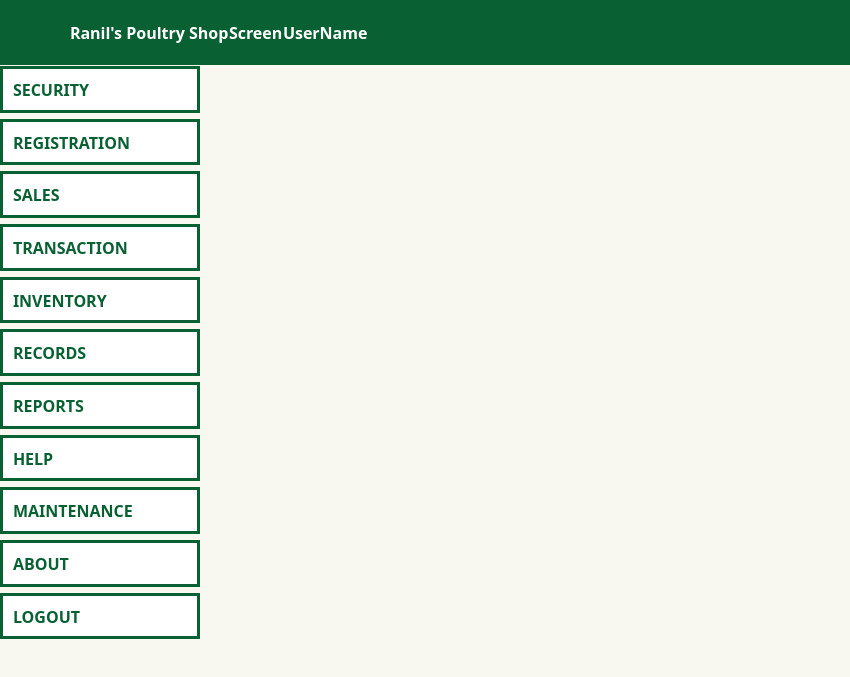
<?xml version="1.0" encoding="UTF-8"?>
<ui version="4.0">
 <class>MainWindow</class>
 <widget class="QMainWindow" name="MainWindow">
  <property name="geometry">
   <rect>
    <x>0</x>
    <y>0</y>
    <width>850</width>
    <height>677</height>
   </rect>
  </property>
  <property name="windowTitle">
   <string>MainWindow</string>
  </property>
  <property name="styleSheet">
   <string notr="true">QMainWindow {
	var w = window.innerWidth;
	var h = window.innerHeight;
	print(w)
	print(h)
}</string>
  </property>
  <widget class="QWidget" name="centralwidget">
   <property name="styleSheet">
    <string notr="true">/*Nav Bar*/
#widget_2, #sideBar, #stackedWidget{
background-color: #F8F8F0;
}

#top_bar{
	background-color: #096033;
}
#menu_btn{
	border: 2px solid #096033;
	text-align: left;
	padding-left: 15px;
	background-color: #096033;
}
#menu_btn:checked, #menu_btn:toggled{
	background-color: white;
}

/* Side Buttons */ 
#about_sdbtn, #help_sdbtn ,#inventory_sdbtn, #maintenance_sdbtn, #records_sdbtn,#registration_sdbtn,#reports_sdbtn,#sales_sdbtn,#security_sdbtn,#transaction_sdbtn, #log_out_sdbtn{
	color: #096033;
	border: 3px solid #096033;
	text-align: left;
	padding: 10px 10px;
	background-color: white;
	margin: 0px;
}

#about_sdbtn:hover, #help_sdbtn:hover ,#inventory_sdbtn:hover, #maintenance_sdbtn:hover, #records_sdbtn:hover,#registration_sdbtn:hover,#reports_sdbtn:hover,#sales_sdbtn:hover,#security_sdbtn:hover,#transaction_sdbtn:hover, #log_out_sdbtn:hover {
	background-color: #096033;
	color: white;
}
#about_sdbtn:checked, #help_sdbtn:checked,#inventory_sdbtn:checked, #maintenance_sdbtn:checked, #records_sdbtn:checked,#registration_sdbtn:checked,#reports_sdbtn:checked,#sales_sdbtn:checked,#security_sdbtn:checked,#transaction_sdbtn:checked , #log_out_sdbtn:checked{
	background-color: #096033;
	color: white;
}
#nav_text, #CScreen_L, #User_L {
	color: white;
}
</string>
   </property>
   <layout class="QVBoxLayout" name="verticalLayout_2">
    <property name="spacing">
     <number>0</number>
    </property>
    <property name="leftMargin">
     <number>0</number>
    </property>
    <property name="topMargin">
     <number>0</number>
    </property>
    <property name="rightMargin">
     <number>0</number>
    </property>
    <property name="bottomMargin">
     <number>0</number>
    </property>
    <item>
     <widget class="QWidget" name="top_bar" native="true">
      <property name="sizePolicy">
       <sizepolicy hsizetype="Preferred" vsizetype="Fixed">
        <horstretch>0</horstretch>
        <verstretch>0</verstretch>
       </sizepolicy>
      </property>
      <property name="minimumSize">
       <size>
        <width>0</width>
        <height>65</height>
       </size>
      </property>
      <property name="styleSheet">
       <string notr="true"/>
      </property>
      <layout class="QHBoxLayout" name="horizontalLayout_2">
       <property name="spacing">
        <number>0</number>
       </property>
       <property name="leftMargin">
        <number>0</number>
       </property>
       <property name="topMargin">
        <number>0</number>
       </property>
       <property name="rightMargin">
        <number>0</number>
       </property>
       <property name="bottomMargin">
        <number>0</number>
       </property>
       <item>
        <widget class="QPushButton" name="menu_btn">
         <property name="sizePolicy">
          <sizepolicy hsizetype="Fixed" vsizetype="Minimum">
           <horstretch>0</horstretch>
           <verstretch>0</verstretch>
          </sizepolicy>
         </property>
         <property name="minimumSize">
          <size>
           <width>60</width>
           <height>25</height>
          </size>
         </property>
         <property name="cursor">
          <cursorShape>ArrowCursor</cursorShape>
         </property>
         <property name="styleSheet">
          <string notr="true"/>
         </property>
         <property name="text">
          <string/>
         </property>
         <property name="icon">
          <iconset resource="../assets/All_In_Resource.qrc">
           <normaloff>:/Icons/Icons/option white.png</normaloff>
           <normalon>:/Icons/Icons/option green.png</normalon>:/Icons/Icons/option white.png</iconset>
         </property>
         <property name="iconSize">
          <size>
           <width>25</width>
           <height>25</height>
          </size>
         </property>
         <property name="checkable">
          <bool>true</bool>
         </property>
         <property name="checked">
          <bool>false</bool>
         </property>
         <property name="autoExclusive">
          <bool>false</bool>
         </property>
        </widget>
       </item>
       <item>
        <spacer name="horizontalSpacer">
         <property name="orientation">
          <enum>Qt::Horizontal</enum>
         </property>
         <property name="sizeType">
          <enum>QSizePolicy::Minimum</enum>
         </property>
         <property name="sizeHint" stdset="0">
          <size>
           <width>10</width>
           <height>20</height>
          </size>
         </property>
        </spacer>
       </item>
       <item>
        <widget class="QLabel" name="nav_text">
         <property name="font">
          <font>
           <family>DM Sans</family>
           <pointsize>12</pointsize>
           <bold>true</bold>
          </font>
         </property>
         <property name="styleSheet">
          <string notr="true"/>
         </property>
         <property name="text">
          <string>Ranil's Poultry Shop</string>
         </property>
        </widget>
       </item>
       <item>
        <widget class="QLabel" name="CScreen_L">
         <property name="font">
          <font>
           <family>DM Sans</family>
           <pointsize>12</pointsize>
           <bold>true</bold>
          </font>
         </property>
         <property name="text">
          <string>Screen</string>
         </property>
        </widget>
       </item>
       <item>
        <widget class="QLabel" name="User_L">
         <property name="font">
          <font>
           <family>DM Sans</family>
           <pointsize>12</pointsize>
           <bold>true</bold>
          </font>
         </property>
         <property name="text">
          <string>UserName</string>
         </property>
        </widget>
       </item>
       <item>
        <spacer name="horizontalSpacer_2">
         <property name="orientation">
          <enum>Qt::Horizontal</enum>
         </property>
         <property name="sizeHint" stdset="0">
          <size>
           <width>40</width>
           <height>20</height>
          </size>
         </property>
        </spacer>
       </item>
       <item>
        <widget class="QLabel" name="RANIL_logo">
         <property name="sizePolicy">
          <sizepolicy hsizetype="Fixed" vsizetype="Fixed">
           <horstretch>0</horstretch>
           <verstretch>0</verstretch>
          </sizepolicy>
         </property>
         <property name="maximumSize">
          <size>
           <width>65</width>
           <height>65</height>
          </size>
         </property>
         <property name="text">
          <string/>
         </property>
         <property name="pixmap">
          <pixmap resource="../assets/All_In_Resource.qrc">:/Icons/images/Ranil_ICON.png</pixmap>
         </property>
         <property name="scaledContents">
          <bool>true</bool>
         </property>
        </widget>
       </item>
      </layout>
     </widget>
    </item>
    <item>
     <widget class="QWidget" name="widget_2" native="true">
      <layout class="QHBoxLayout" name="horizontalLayout">
       <property name="spacing">
        <number>0</number>
       </property>
       <property name="leftMargin">
        <number>0</number>
       </property>
       <property name="topMargin">
        <number>1</number>
       </property>
       <property name="rightMargin">
        <number>0</number>
       </property>
       <property name="bottomMargin">
        <number>0</number>
       </property>
       <item>
        <widget class="QScrollArea" name="scrollArea">
         <property name="sizePolicy">
          <sizepolicy hsizetype="Fixed" vsizetype="Expanding">
           <horstretch>0</horstretch>
           <verstretch>0</verstretch>
          </sizepolicy>
         </property>
         <property name="minimumSize">
          <size>
           <width>200</width>
           <height>0</height>
          </size>
         </property>
         <property name="font">
          <font>
           <family>DM Sans</family>
           <pointsize>10</pointsize>
           <bold>true</bold>
           <kerning>false</kerning>
           <hintingpreference>PreferNoHinting</hintingpreference>
          </font>
         </property>
         <property name="styleSheet">
          <string notr="true"/>
         </property>
         <property name="frameShape">
          <enum>QFrame::NoFrame</enum>
         </property>
         <property name="verticalScrollBarPolicy">
          <enum>Qt::ScrollBarAsNeeded</enum>
         </property>
         <property name="horizontalScrollBarPolicy">
          <enum>Qt::ScrollBarAlwaysOff</enum>
         </property>
         <property name="widgetResizable">
          <bool>true</bool>
         </property>
         <widget class="QWidget" name="sideBar">
          <property name="geometry">
           <rect>
            <x>0</x>
            <y>0</y>
            <width>200</width>
            <height>611</height>
           </rect>
          </property>
          <property name="sizePolicy">
           <sizepolicy hsizetype="Fixed" vsizetype="Preferred">
            <horstretch>0</horstretch>
            <verstretch>0</verstretch>
           </sizepolicy>
          </property>
          <property name="minimumSize">
           <size>
            <width>200</width>
            <height>0</height>
           </size>
          </property>
          <property name="setVisible" stdset="0">
           <bool>false</bool>
          </property>
          <layout class="QVBoxLayout" name="verticalLayout">
           <property name="leftMargin">
            <number>0</number>
           </property>
           <property name="topMargin">
            <number>0</number>
           </property>
           <property name="rightMargin">
            <number>0</number>
           </property>
           <property name="bottomMargin">
            <number>0</number>
           </property>
           <item>
            <widget class="QPushButton" name="security_sdbtn">
             <property name="sizePolicy">
              <sizepolicy hsizetype="Expanding" vsizetype="Fixed">
               <horstretch>0</horstretch>
               <verstretch>0</verstretch>
              </sizepolicy>
             </property>
             <property name="minimumSize">
              <size>
               <width>150</width>
               <height>35</height>
              </size>
             </property>
             <property name="font">
              <font>
               <family>DM Sans</family>
               <pointsize>12</pointsize>
               <bold>true</bold>
              </font>
             </property>
             <property name="text">
              <string>SECURITY</string>
             </property>
             <property name="checkable">
              <bool>true</bool>
             </property>
             <property name="autoExclusive">
              <bool>true</bool>
             </property>
            </widget>
           </item>
           <item>
            <widget class="QPushButton" name="registration_sdbtn">
             <property name="sizePolicy">
              <sizepolicy hsizetype="Expanding" vsizetype="Fixed">
               <horstretch>0</horstretch>
               <verstretch>0</verstretch>
              </sizepolicy>
             </property>
             <property name="minimumSize">
              <size>
               <width>150</width>
               <height>35</height>
              </size>
             </property>
             <property name="font">
              <font>
               <family>DM Sans</family>
               <pointsize>12</pointsize>
               <bold>true</bold>
              </font>
             </property>
             <property name="text">
              <string>REGISTRATION</string>
             </property>
             <property name="checkable">
              <bool>true</bool>
             </property>
             <property name="autoExclusive">
              <bool>true</bool>
             </property>
            </widget>
           </item>
           <item>
            <widget class="QPushButton" name="sales_sdbtn">
             <property name="sizePolicy">
              <sizepolicy hsizetype="Expanding" vsizetype="Fixed">
               <horstretch>0</horstretch>
               <verstretch>0</verstretch>
              </sizepolicy>
             </property>
             <property name="minimumSize">
              <size>
               <width>150</width>
               <height>35</height>
              </size>
             </property>
             <property name="font">
              <font>
               <family>DM Sans</family>
               <pointsize>12</pointsize>
               <bold>true</bold>
              </font>
             </property>
             <property name="text">
              <string>SALES</string>
             </property>
             <property name="checkable">
              <bool>true</bool>
             </property>
             <property name="autoExclusive">
              <bool>true</bool>
             </property>
            </widget>
           </item>
           <item>
            <widget class="QPushButton" name="transaction_sdbtn">
             <property name="sizePolicy">
              <sizepolicy hsizetype="Expanding" vsizetype="Fixed">
               <horstretch>0</horstretch>
               <verstretch>0</verstretch>
              </sizepolicy>
             </property>
             <property name="minimumSize">
              <size>
               <width>150</width>
               <height>35</height>
              </size>
             </property>
             <property name="font">
              <font>
               <family>DM Sans</family>
               <pointsize>12</pointsize>
               <bold>true</bold>
              </font>
             </property>
             <property name="text">
              <string>TRANSACTION</string>
             </property>
             <property name="checkable">
              <bool>true</bool>
             </property>
             <property name="autoExclusive">
              <bool>true</bool>
             </property>
            </widget>
           </item>
           <item>
            <widget class="QPushButton" name="inventory_sdbtn">
             <property name="sizePolicy">
              <sizepolicy hsizetype="Expanding" vsizetype="Fixed">
               <horstretch>0</horstretch>
               <verstretch>0</verstretch>
              </sizepolicy>
             </property>
             <property name="minimumSize">
              <size>
               <width>150</width>
               <height>35</height>
              </size>
             </property>
             <property name="font">
              <font>
               <family>DM Sans</family>
               <pointsize>12</pointsize>
               <bold>true</bold>
              </font>
             </property>
             <property name="text">
              <string>INVENTORY</string>
             </property>
             <property name="checkable">
              <bool>true</bool>
             </property>
             <property name="autoExclusive">
              <bool>true</bool>
             </property>
            </widget>
           </item>
           <item>
            <widget class="QPushButton" name="records_sdbtn">
             <property name="sizePolicy">
              <sizepolicy hsizetype="Expanding" vsizetype="Fixed">
               <horstretch>0</horstretch>
               <verstretch>0</verstretch>
              </sizepolicy>
             </property>
             <property name="minimumSize">
              <size>
               <width>150</width>
               <height>35</height>
              </size>
             </property>
             <property name="font">
              <font>
               <family>DM Sans</family>
               <pointsize>12</pointsize>
               <bold>true</bold>
              </font>
             </property>
             <property name="text">
              <string>RECORDS</string>
             </property>
             <property name="checkable">
              <bool>true</bool>
             </property>
             <property name="autoExclusive">
              <bool>true</bool>
             </property>
            </widget>
           </item>
           <item>
            <widget class="QPushButton" name="reports_sdbtn">
             <property name="sizePolicy">
              <sizepolicy hsizetype="Expanding" vsizetype="Fixed">
               <horstretch>0</horstretch>
               <verstretch>0</verstretch>
              </sizepolicy>
             </property>
             <property name="minimumSize">
              <size>
               <width>150</width>
               <height>35</height>
              </size>
             </property>
             <property name="font">
              <font>
               <family>DM Sans</family>
               <pointsize>12</pointsize>
               <bold>true</bold>
              </font>
             </property>
             <property name="text">
              <string>REPORTS</string>
             </property>
             <property name="checkable">
              <bool>true</bool>
             </property>
             <property name="autoExclusive">
              <bool>true</bool>
             </property>
            </widget>
           </item>
           <item>
            <widget class="QPushButton" name="help_sdbtn">
             <property name="sizePolicy">
              <sizepolicy hsizetype="Expanding" vsizetype="Fixed">
               <horstretch>0</horstretch>
               <verstretch>0</verstretch>
              </sizepolicy>
             </property>
             <property name="minimumSize">
              <size>
               <width>150</width>
               <height>35</height>
              </size>
             </property>
             <property name="font">
              <font>
               <family>DM Sans</family>
               <pointsize>12</pointsize>
               <bold>true</bold>
              </font>
             </property>
             <property name="text">
              <string>HELP</string>
             </property>
             <property name="checkable">
              <bool>true</bool>
             </property>
             <property name="autoExclusive">
              <bool>true</bool>
             </property>
            </widget>
           </item>
           <item>
            <widget class="QPushButton" name="maintenance_sdbtn">
             <property name="sizePolicy">
              <sizepolicy hsizetype="Expanding" vsizetype="Fixed">
               <horstretch>0</horstretch>
               <verstretch>0</verstretch>
              </sizepolicy>
             </property>
             <property name="minimumSize">
              <size>
               <width>150</width>
               <height>35</height>
              </size>
             </property>
             <property name="font">
              <font>
               <family>DM Sans</family>
               <pointsize>12</pointsize>
               <bold>true</bold>
              </font>
             </property>
             <property name="text">
              <string>MAINTENANCE</string>
             </property>
             <property name="checkable">
              <bool>true</bool>
             </property>
             <property name="autoExclusive">
              <bool>true</bool>
             </property>
            </widget>
           </item>
           <item>
            <widget class="QPushButton" name="about_sdbtn">
             <property name="sizePolicy">
              <sizepolicy hsizetype="Expanding" vsizetype="Fixed">
               <horstretch>0</horstretch>
               <verstretch>0</verstretch>
              </sizepolicy>
             </property>
             <property name="minimumSize">
              <size>
               <width>150</width>
               <height>35</height>
              </size>
             </property>
             <property name="font">
              <font>
               <family>DM Sans</family>
               <pointsize>12</pointsize>
               <bold>true</bold>
              </font>
             </property>
             <property name="text">
              <string>ABOUT</string>
             </property>
             <property name="checkable">
              <bool>true</bool>
             </property>
             <property name="autoExclusive">
              <bool>true</bool>
             </property>
            </widget>
           </item>
           <item>
            <widget class="QPushButton" name="log_out_sdbtn">
             <property name="sizePolicy">
              <sizepolicy hsizetype="Expanding" vsizetype="Fixed">
               <horstretch>0</horstretch>
               <verstretch>0</verstretch>
              </sizepolicy>
             </property>
             <property name="minimumSize">
              <size>
               <width>150</width>
               <height>35</height>
              </size>
             </property>
             <property name="font">
              <font>
               <family>DM Sans</family>
               <pointsize>12</pointsize>
               <bold>true</bold>
              </font>
             </property>
             <property name="text">
              <string>LOGOUT</string>
             </property>
            </widget>
           </item>
           <item>
            <spacer name="verticalSpacer">
             <property name="orientation">
              <enum>Qt::Vertical</enum>
             </property>
             <property name="sizeHint" stdset="0">
              <size>
               <width>20</width>
               <height>40</height>
              </size>
             </property>
            </spacer>
           </item>
          </layout>
         </widget>
        </widget>
       </item>
       <item>
        <widget class="QStackedWidget" name="stackedWidget">
         <property name="minimumSize">
          <size>
           <width>0</width>
           <height>0</height>
          </size>
         </property>
         <property name="autoFillBackground">
          <bool>false</bool>
         </property>
         <widget class="QWidget" name="page"/>
         <widget class="QWidget" name="page_2"/>
        </widget>
       </item>
      </layout>
     </widget>
    </item>
   </layout>
  </widget>
 </widget>
 <resources>
  <include location="../assets/All_In_Resource.qrc"/>
 </resources>
 <connections/>
</ui>
